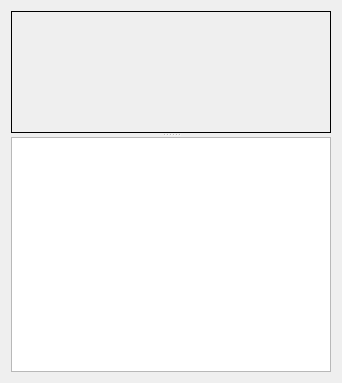
<ui version="4.0" >
 <class>SolonExplorerForm</class>
 <widget class="QWidget" name="SolonExplorerForm" >
  <property name="geometry" >
   <rect>
    <x>0</x>
    <y>0</y>
    <width>342</width>
    <height>383</height>
   </rect>
  </property>
  <property name="windowTitle" >
   <string>Symbolon Scope</string>
  </property>
  <layout class="QVBoxLayout" >
   <item>
    <widget class="QSplitter" name="splitter" >
     <property name="minimumSize" >
      <size>
       <width>16</width>
       <height>100</height>
      </size>
     </property>
     <property name="orientation" >
      <enum>Qt::Vertical</enum>
     </property>
     <widget class="QFrame" name="frame" >
      <property name="sizePolicy" >
       <sizepolicy vsizetype="Expanding" hsizetype="Expanding" >
        <horstretch>0</horstretch>
        <verstretch>0</verstretch>
       </sizepolicy>
      </property>
      <property name="minimumSize" >
       <size>
        <width>100</width>
        <height>100</height>
       </size>
      </property>
      <property name="palette" >
       <palette>
        <active>
         <colorrole role="WindowText" >
          <brush brushstyle="SolidPattern" >
           <color alpha="255" >
            <red>255</red>
            <green>255</green>
            <blue>255</blue>
           </color>
          </brush>
         </colorrole>
         <colorrole role="Button" >
          <brush brushstyle="SolidPattern" >
           <color alpha="255" >
            <red>0</red>
            <green>0</green>
            <blue>0</blue>
           </color>
          </brush>
         </colorrole>
         <colorrole role="Light" >
          <brush brushstyle="SolidPattern" >
           <color alpha="255" >
            <red>0</red>
            <green>0</green>
            <blue>0</blue>
           </color>
          </brush>
         </colorrole>
         <colorrole role="Midlight" >
          <brush brushstyle="SolidPattern" >
           <color alpha="255" >
            <red>0</red>
            <green>0</green>
            <blue>0</blue>
           </color>
          </brush>
         </colorrole>
         <colorrole role="Dark" >
          <brush brushstyle="SolidPattern" >
           <color alpha="255" >
            <red>0</red>
            <green>0</green>
            <blue>0</blue>
           </color>
          </brush>
         </colorrole>
         <colorrole role="Mid" >
          <brush brushstyle="SolidPattern" >
           <color alpha="255" >
            <red>0</red>
            <green>0</green>
            <blue>0</blue>
           </color>
          </brush>
         </colorrole>
         <colorrole role="Text" >
          <brush brushstyle="SolidPattern" >
           <color alpha="255" >
            <red>255</red>
            <green>255</green>
            <blue>255</blue>
           </color>
          </brush>
         </colorrole>
         <colorrole role="BrightText" >
          <brush brushstyle="SolidPattern" >
           <color alpha="255" >
            <red>255</red>
            <green>255</green>
            <blue>255</blue>
           </color>
          </brush>
         </colorrole>
         <colorrole role="ButtonText" >
          <brush brushstyle="SolidPattern" >
           <color alpha="255" >
            <red>255</red>
            <green>255</green>
            <blue>255</blue>
           </color>
          </brush>
         </colorrole>
         <colorrole role="Base" >
          <brush brushstyle="SolidPattern" >
           <color alpha="255" >
            <red>0</red>
            <green>0</green>
            <blue>0</blue>
           </color>
          </brush>
         </colorrole>
         <colorrole role="Window" >
          <brush brushstyle="SolidPattern" >
           <color alpha="255" >
            <red>0</red>
            <green>0</green>
            <blue>0</blue>
           </color>
          </brush>
         </colorrole>
         <colorrole role="Shadow" >
          <brush brushstyle="SolidPattern" >
           <color alpha="255" >
            <red>0</red>
            <green>0</green>
            <blue>0</blue>
           </color>
          </brush>
         </colorrole>
         <colorrole role="Highlight" >
          <brush brushstyle="SolidPattern" >
           <color alpha="255" >
            <red>16</red>
            <green>16</green>
            <blue>16</blue>
           </color>
          </brush>
         </colorrole>
         <colorrole role="HighlightedText" >
          <brush brushstyle="SolidPattern" >
           <color alpha="255" >
            <red>255</red>
            <green>255</green>
            <blue>255</blue>
           </color>
          </brush>
         </colorrole>
         <colorrole role="Link" >
          <brush brushstyle="SolidPattern" >
           <color alpha="255" >
            <red>0</red>
            <green>0</green>
            <blue>255</blue>
           </color>
          </brush>
         </colorrole>
         <colorrole role="LinkVisited" >
          <brush brushstyle="SolidPattern" >
           <color alpha="255" >
            <red>255</red>
            <green>0</green>
            <blue>255</blue>
           </color>
          </brush>
         </colorrole>
         <colorrole role="AlternateBase" >
          <brush brushstyle="SolidPattern" >
           <color alpha="255" >
            <red>0</red>
            <green>0</green>
            <blue>0</blue>
           </color>
          </brush>
         </colorrole>
        </active>
        <inactive>
         <colorrole role="WindowText" >
          <brush brushstyle="SolidPattern" >
           <color alpha="255" >
            <red>255</red>
            <green>255</green>
            <blue>255</blue>
           </color>
          </brush>
         </colorrole>
         <colorrole role="Button" >
          <brush brushstyle="SolidPattern" >
           <color alpha="255" >
            <red>0</red>
            <green>0</green>
            <blue>0</blue>
           </color>
          </brush>
         </colorrole>
         <colorrole role="Light" >
          <brush brushstyle="SolidPattern" >
           <color alpha="255" >
            <red>0</red>
            <green>0</green>
            <blue>0</blue>
           </color>
          </brush>
         </colorrole>
         <colorrole role="Midlight" >
          <brush brushstyle="SolidPattern" >
           <color alpha="255" >
            <red>0</red>
            <green>0</green>
            <blue>0</blue>
           </color>
          </brush>
         </colorrole>
         <colorrole role="Dark" >
          <brush brushstyle="SolidPattern" >
           <color alpha="255" >
            <red>0</red>
            <green>0</green>
            <blue>0</blue>
           </color>
          </brush>
         </colorrole>
         <colorrole role="Mid" >
          <brush brushstyle="SolidPattern" >
           <color alpha="255" >
            <red>0</red>
            <green>0</green>
            <blue>0</blue>
           </color>
          </brush>
         </colorrole>
         <colorrole role="Text" >
          <brush brushstyle="SolidPattern" >
           <color alpha="255" >
            <red>255</red>
            <green>255</green>
            <blue>255</blue>
           </color>
          </brush>
         </colorrole>
         <colorrole role="BrightText" >
          <brush brushstyle="SolidPattern" >
           <color alpha="255" >
            <red>255</red>
            <green>255</green>
            <blue>255</blue>
           </color>
          </brush>
         </colorrole>
         <colorrole role="ButtonText" >
          <brush brushstyle="SolidPattern" >
           <color alpha="255" >
            <red>255</red>
            <green>255</green>
            <blue>255</blue>
           </color>
          </brush>
         </colorrole>
         <colorrole role="Base" >
          <brush brushstyle="SolidPattern" >
           <color alpha="255" >
            <red>0</red>
            <green>0</green>
            <blue>0</blue>
           </color>
          </brush>
         </colorrole>
         <colorrole role="Window" >
          <brush brushstyle="SolidPattern" >
           <color alpha="255" >
            <red>0</red>
            <green>0</green>
            <blue>0</blue>
           </color>
          </brush>
         </colorrole>
         <colorrole role="Shadow" >
          <brush brushstyle="SolidPattern" >
           <color alpha="255" >
            <red>0</red>
            <green>0</green>
            <blue>0</blue>
           </color>
          </brush>
         </colorrole>
         <colorrole role="Highlight" >
          <brush brushstyle="SolidPattern" >
           <color alpha="255" >
            <red>16</red>
            <green>16</green>
            <blue>16</blue>
           </color>
          </brush>
         </colorrole>
         <colorrole role="HighlightedText" >
          <brush brushstyle="SolidPattern" >
           <color alpha="255" >
            <red>255</red>
            <green>255</green>
            <blue>255</blue>
           </color>
          </brush>
         </colorrole>
         <colorrole role="Link" >
          <brush brushstyle="SolidPattern" >
           <color alpha="255" >
            <red>0</red>
            <green>0</green>
            <blue>255</blue>
           </color>
          </brush>
         </colorrole>
         <colorrole role="LinkVisited" >
          <brush brushstyle="SolidPattern" >
           <color alpha="255" >
            <red>255</red>
            <green>0</green>
            <blue>255</blue>
           </color>
          </brush>
         </colorrole>
         <colorrole role="AlternateBase" >
          <brush brushstyle="SolidPattern" >
           <color alpha="255" >
            <red>0</red>
            <green>0</green>
            <blue>0</blue>
           </color>
          </brush>
         </colorrole>
        </inactive>
        <disabled>
         <colorrole role="WindowText" >
          <brush brushstyle="SolidPattern" >
           <color alpha="255" >
            <red>0</red>
            <green>0</green>
            <blue>0</blue>
           </color>
          </brush>
         </colorrole>
         <colorrole role="Button" >
          <brush brushstyle="SolidPattern" >
           <color alpha="255" >
            <red>0</red>
            <green>0</green>
            <blue>0</blue>
           </color>
          </brush>
         </colorrole>
         <colorrole role="Light" >
          <brush brushstyle="SolidPattern" >
           <color alpha="255" >
            <red>0</red>
            <green>0</green>
            <blue>0</blue>
           </color>
          </brush>
         </colorrole>
         <colorrole role="Midlight" >
          <brush brushstyle="SolidPattern" >
           <color alpha="255" >
            <red>0</red>
            <green>0</green>
            <blue>0</blue>
           </color>
          </brush>
         </colorrole>
         <colorrole role="Dark" >
          <brush brushstyle="SolidPattern" >
           <color alpha="255" >
            <red>0</red>
            <green>0</green>
            <blue>0</blue>
           </color>
          </brush>
         </colorrole>
         <colorrole role="Mid" >
          <brush brushstyle="SolidPattern" >
           <color alpha="255" >
            <red>0</red>
            <green>0</green>
            <blue>0</blue>
           </color>
          </brush>
         </colorrole>
         <colorrole role="Text" >
          <brush brushstyle="SolidPattern" >
           <color alpha="255" >
            <red>0</red>
            <green>0</green>
            <blue>0</blue>
           </color>
          </brush>
         </colorrole>
         <colorrole role="BrightText" >
          <brush brushstyle="SolidPattern" >
           <color alpha="255" >
            <red>255</red>
            <green>255</green>
            <blue>255</blue>
           </color>
          </brush>
         </colorrole>
         <colorrole role="ButtonText" >
          <brush brushstyle="SolidPattern" >
           <color alpha="255" >
            <red>0</red>
            <green>0</green>
            <blue>0</blue>
           </color>
          </brush>
         </colorrole>
         <colorrole role="Base" >
          <brush brushstyle="SolidPattern" >
           <color alpha="255" >
            <red>0</red>
            <green>0</green>
            <blue>0</blue>
           </color>
          </brush>
         </colorrole>
         <colorrole role="Window" >
          <brush brushstyle="SolidPattern" >
           <color alpha="255" >
            <red>0</red>
            <green>0</green>
            <blue>0</blue>
           </color>
          </brush>
         </colorrole>
         <colorrole role="Shadow" >
          <brush brushstyle="SolidPattern" >
           <color alpha="255" >
            <red>0</red>
            <green>0</green>
            <blue>0</blue>
           </color>
          </brush>
         </colorrole>
         <colorrole role="Highlight" >
          <brush brushstyle="SolidPattern" >
           <color alpha="255" >
            <red>127</red>
            <green>125</green>
            <blue>123</blue>
           </color>
          </brush>
         </colorrole>
         <colorrole role="HighlightedText" >
          <brush brushstyle="SolidPattern" >
           <color alpha="255" >
            <red>255</red>
            <green>255</green>
            <blue>255</blue>
           </color>
          </brush>
         </colorrole>
         <colorrole role="Link" >
          <brush brushstyle="SolidPattern" >
           <color alpha="255" >
            <red>0</red>
            <green>0</green>
            <blue>255</blue>
           </color>
          </brush>
         </colorrole>
         <colorrole role="LinkVisited" >
          <brush brushstyle="SolidPattern" >
           <color alpha="255" >
            <red>255</red>
            <green>0</green>
            <blue>255</blue>
           </color>
          </brush>
         </colorrole>
         <colorrole role="AlternateBase" >
          <brush brushstyle="SolidPattern" >
           <color alpha="255" >
            <red>0</red>
            <green>0</green>
            <blue>0</blue>
           </color>
          </brush>
         </colorrole>
        </disabled>
       </palette>
      </property>
      <property name="frameShape" >
       <enum>QFrame::StyledPanel</enum>
      </property>
      <property name="frameShadow" >
       <enum>QFrame::Raised</enum>
      </property>
     </widget>
     <widget class="QTextBrowser" name="text" />
    </widget>
   </item>
  </layout>
 </widget>
 <resources/>
 <connections/>
</ui>
